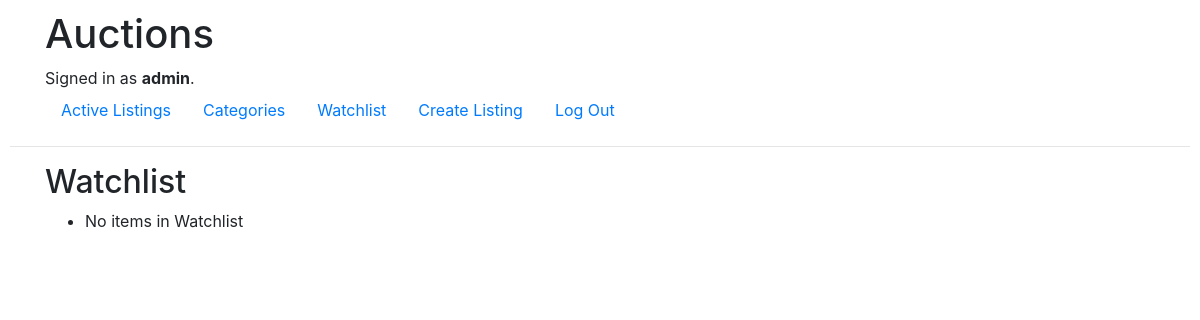
Page /watchlist (signed in) on the earlier database version.
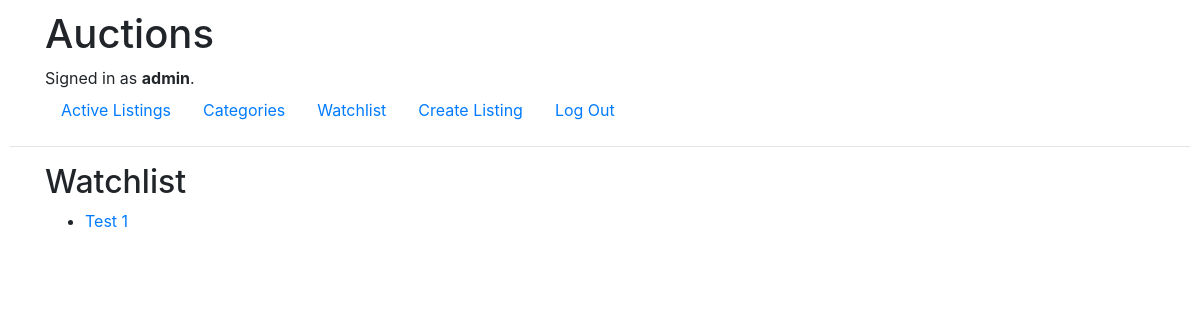
Same page on the later database version.
### auctions/models.py (models this page shows, shortened)
class Listing(models.Model):
    title = models.CharField(max_length=32)
    picture = models.CharField(max_length=128)
    description = models.CharField(max_length=256, default="No description")
    price = models.DecimalField(max_digits=10, decimal_places=2, default=1.00)
    owner = models.ForeignKey(User, on_delete=models.CASCADE, related_name="owner", default=1)
    winner = models.ForeignKey(User, on_delete=models.CASCADE, related_name="winner", default=1)
    category = models.CharField(max_length=32, choices=CATEGORY_CHOICES, default="Home")
    watchlist = models.ManyToManyField(User, blank=True, related_name="watchlist")
    active = models.BooleanField(default=True)

### auctions/views.py (the view)
# urls.py: path("watchlist", views.watchlist, name="watchlist"),
@login_required
def watchlist(request):
    watchlist = Listing.objects.all().filter(watchlist=request.user)
    return render (request, "auctions/watchlist.html", {
        "watchlist": watchlist
    })

### auctions/templates/auctions/watchlist.html
{% extends "auctions/layout.html" %}
{% block body %}
    <div class="container">
        <h2>Watchlist</h2>
        <div>
            <ul>
                {% for item in watchlist %}
                <li>
                    <a href="{% url 'listings' item.id %}">{{ item.title }}</a>
                </li>
                {% empty %}
                <li>
                    No items in Watchlist
                </li>
                {% endfor %}
            </ul>
        </div>
    </div>
{% endblock %}

Differences in the rows shown:
now on this page (row edited): Listing: title "Test 1"
Other differences:
text no longer shown: "No items in Watchlist"
